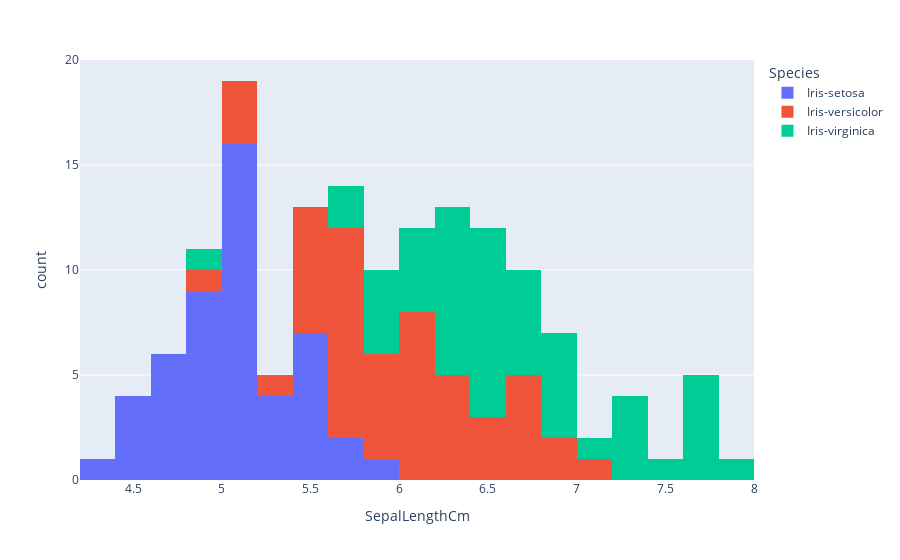

Notebook cell for this chart:
### Code cell
import plotly_express as px
px.histogram(iris, x = 'SepalLengthCm',color = 'Species',nbins=20)

### Figure 1 — Plotly figure (JSON) as saved in the notebook; plotly's stock layout.template omitted (floating-point values rounded to 4 significant figures)
{"data": [{"alignmentgroup": "True", "bingroup": "x", "hovertemplate": "Species=Iris-setosa<br>SepalLengthCm=%{x}<br>count=%{y}<extra></extra>", "legendgroup": "Iris-setosa", "marker": {"color": "#636efa", "pattern": {"shape": ""}}, "name": "Iris-setosa", "nbinsx": 20, "offsetgroup": "Iris-setosa", "orientation": "v", "showlegend": true, "type": "histogram", "x": [5.1, 4.9, 4.7, 4.6, 5, 5.4, 4.6, 5, 4.4, 4.9, 5.4, 4.8, 4.8, 4.3, 5.8, 5.7, 5.4, 5.1, 5.7, 5.1, 5.4, 5.1, 4.6, 5.1, 4.8, 5, 5, 5.2, 5.2, 4.7, 4.8, 5.4, 5.2, 5.5, 4.9, 5, 5.5, 4.9, 4.4, 5.1, 5, 4.5, 4.4, 5, 5.1, 4.8, 5.1, 4.6, 5.3, 5], "xaxis": "x", "yaxis": "y"}, {"alignmentgroup": "True", "bingroup": "x", "hovertemplate": "Species=Iris-versicolor<br>SepalLengthCm=%{x}<br>count=%{y}<extra></extra>", "legendgroup": "Iris-versicolor", "marker": {"color": "#EF553B", "pattern": {"shape": ""}}, "name": "Iris-versicolor", "nbinsx": 20, "offsetgroup": "Iris-versicolor", "orientation": "v", "showlegend": true, "type": "histogram", "x": [7, 6.4, 6.9, 5.5, 6.5, 5.7, 6.3, 4.9, 6.6, 5.2, 5, 5.9, 6, 6.1, 5.6, 6.7, 5.6, 5.8, 6.2, 5.6, 5.9, 6.1, 6.3, 6.1, 6.4, 6.6, 6.8, 6.7, 6, 5.7, 5.5, 5.5, 5.8, 6, 5.4, 6, 6.7, 6.3, 5.6, 5.5, 5.5, 6.1, 5.8, 5, 5.6, 5.7, 5.7, 6.2, 5.1, 5.7], "xaxis": "x", "yaxis": "y"}, {"alignmentgroup": "True", "bingroup": "x", "hovertemplate": "Species=Iris-virginica<br>SepalLengthCm=%{x}<br>count=%{y}<extra></extra>", "legendgroup": "Iris-virginica", "marker": {"color": "#00cc96", "pattern": {"shape": ""}}, "name": "Iris-virginica", "nbinsx": 20, "offsetgroup": "Iris-virginica", "orientation": "v", "showlegend": true, "type": "histogram", "x": [6.3, 5.8, 7.1, 6.3, 6.5, 7.6, 4.9, 7.3, 6.7, 7.2, 6.5, 6.4, 6.8, 5.7, 5.8, 6.4, 6.5, 7.7, 7.7, 6, 6.9, 5.6, 7.7, 6.3, 6.7, 7.2, 6.2, 6.1, 6.4, 7.2, 7.4, 7.9, 6.4, 6.3, 6.1, 7.7, 6.3, 6.4, 6, 6.9, 6.7, 6.9, 5.8, 6.8, 6.7, 6.7, 6.3, 6.5, 6.2, 5.9], "xaxis": "x", "yaxis": "y"}], "layout": {"barmode": "relative", "legend": {"title": {"text": "Species"}, "tracegroupgap": 0}, "margin": {"t": 60}, "xaxis": {"anchor": "y", "domain": [0, 1], "title": {"text": "SepalLengthCm"}}, "yaxis": {"anchor": "x", "domain": [0, 1], "title": {"text": "count"}}}}
